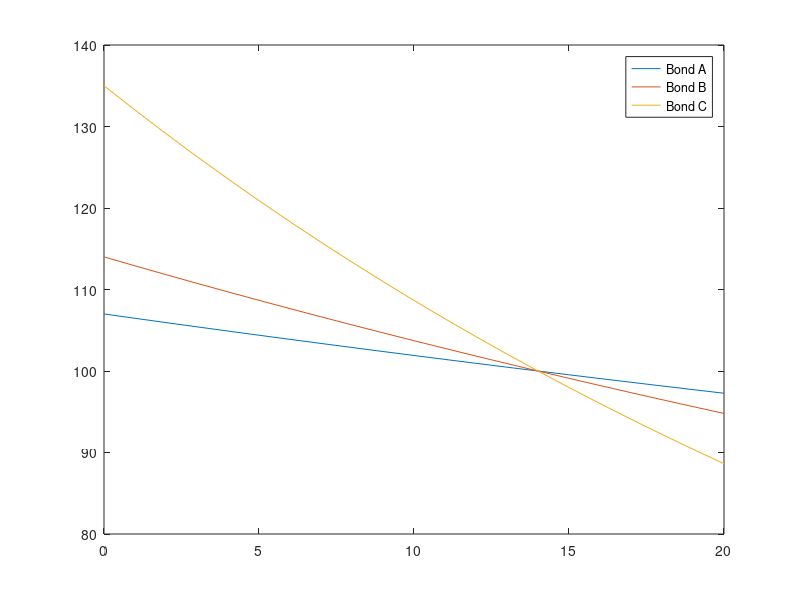

Write MATLAB code to recreate this figure.
%Question 1 - Price-Yield Curves
%Lu Xin lx108

function [ ] = Question1( )
clear all; clc; close all;
% ------------------------ QUESTION 1.a -------------------------- %
% A:6%, B:10%, C:12%
rateA = 0.06;
rateB = 0.1;
rateC = 0.12;

lambdas = 0:1:20; %0 <= lambda <= 20

f = 100;    % face value of 100
years = 10;     % 10 year maturity
m = 1;      % 1 coupon payment per year
n = years * m;

%pricesA = getCurve(f, rateA, n, m, lambdas);
%pricesB = getCurve(f, rateB, n, m, lambdas);
%pricesC = getCurve(f, rateC, n, m, lambdas);

%plot(lambdas, pricesA, lambdas, pricesB, lambdas, pricesC);
% ---------------------------------------------------------------- %


% ------------------------ QUESTION 1.b -------------------------- %
% A, B, C = 0.14
rate = 0.14;
m = 2;
dateNow = datenum(2012, 3, 1);
dateA = datenum(2012, 9, 1);
dateB = datenum(2013, 3, 1);
dateC = datenum(2014, 9, 1);

% work out the n for each bond
difference = datevec(dateA) - datevec(dateNow);
nA = (12 * difference(1) + difference(2))/6;
difference = datevec(dateB) - datevec(dateNow);
nB = (12 * difference(1) + difference(2))/6;
difference = datevec(dateC) - datevec(dateNow);
nC = (12 * difference(1) + difference(2))/6;

pricesA = getCurve(f, rate, nA, m, lambdas);
pricesB = getCurve(f, rate, nB, m, lambdas);
pricesC = getCurve(f, rate, nC, m, lambdas);

tab = [lambdas; pricesA; pricesB; pricesC]'


plot(lambdas, pricesA, lambdas, pricesB, lambdas, pricesC);


legend('Bond A', 'Bond B', 'Bond C');
%xlabel('Std Dev');
%ylabel('Expected Return of Portfolio');
%title('True Efficient Frontier');

% ---------------------------------------------------------------- %
end

% Price Curve function for a given bond
function [prices] = getCurve(f, rate, n, m, lambdas)
i = 1;
prices = zeros(size(lambdas));
for elm = lambdas
    prices(i) = getPrice(f, rate, n, m, elm);
    i = i+1;
end
end

% Price Function - given in notes
function [price] = getPrice(f, c, n, m, lambda)

coupon = f * c;
lambda = lambda/100;

if lambda == 0
    % No discounting, just sum all values
    price = f + n * (coupon/m);
else
    % Use price formula
    discount = 1/(1 + (lambda/m))^n;
    price = f * discount + coupon/lambda * (1 - 1 * discount);
end
end
